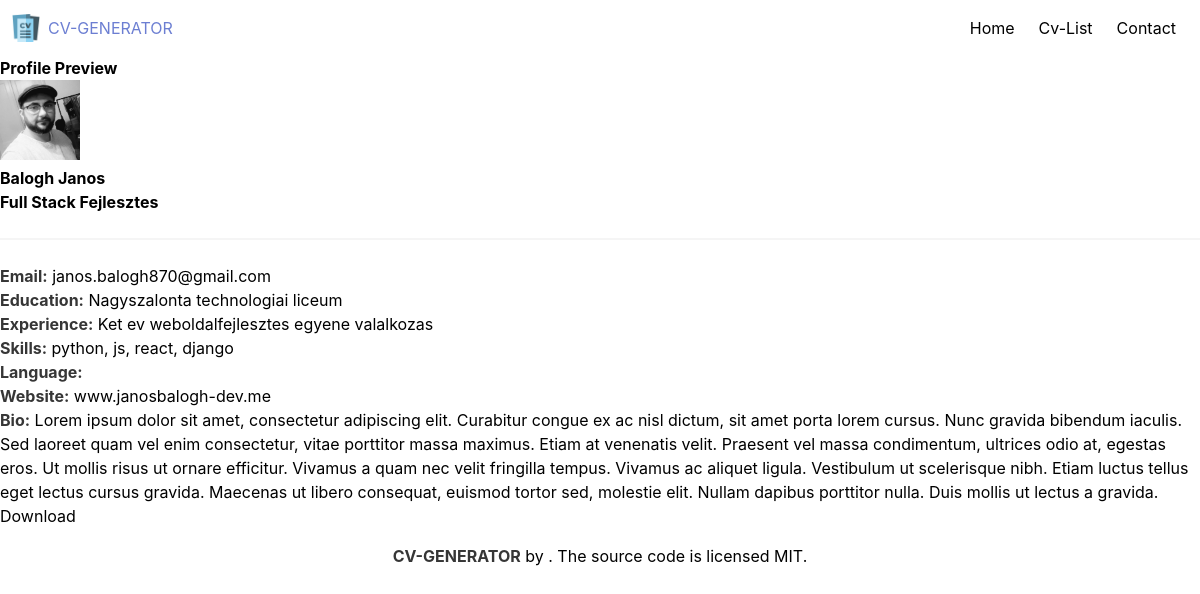
The app's page /cv/preview/22/ with its own data.
### cv_app/models.py (models this page shows, shortened)
class UserProfile(models.Model):
    objects = None
    full_name = models.CharField(max_length=255)
    email = models.EmailField()
    bio = models.TextField()
    profile_picture = models.ImageField(upload_to='media/profile_pictures/')
    profession = models.CharField(max_length=200, blank=True)
    education = models.CharField(max_length=200, default='No education')
    experience = models.CharField(max_length=200, default='No experience')
    skills = models.CharField(max_length=200, default='')
    languages = models.CharField(max_length=200, default='')
    website = models.CharField(max_length=200, default='')

### cv_app/views.py (the view)
# urls.py: path('preview/<int:user_id>/', preview, name='preview'),
def preview(request, user_id):
    user_profile = UserProfile.objects.get(id=user_id)
    return render(request, 'cv_app/preview.html', {'user_profile': user_profile})

### cv_app/templates/cv_app/preview.html
{% extends 'cv_app/base.html' %}
{% load static %}
{% block content %}
{% include 'cv_app/navbar.html' %}
<div class="preview">
    <h2>Profile Preview</h2>
    <div>
        <figure>
            <img alt="Profile Picture" src="{{ user_profile.profile_picture.url }}" width="80">
        </figure>
        <div>
            <h1>{{ user_profile.full_name }}</h1>
            <h3>{{ user_profile.profession }}</h3>
        </div>
    </div>
    <hr>
    <div>
        <p><strong>Email:</strong> {{ user_profile.email }}</p>
        <p><strong>Education:</strong> {{ user_profile.education }}</p>
        <p><strong>Experience:</strong> {{ user_profile.experience }}</p>
        <p><strong>Skills:</strong> {{ user_profile.skills }}</p>
        <p><strong>Language:</strong> {{ user_profile.language }}</p>
        <p><strong>Website:</strong> {{ user_profile.website }}</p>
        <p><strong>Bio:</strong> {{ user_profile.bio }}</p>
        <a href="{% url 'convert_to_pdf' user_id=user_profile.id  %}" target="_blank">Download</a>
    </div>
</div>
{% include 'cv_app/footer.html' %}
{% endblock %}

### cv_app/static/css/styles.css (style rules this page uses)
body { background: #fff; color: #000; overflow: auto; }
h1, h2, h3, h4, h5 { font-weight: bold; }
a { text-decoration: none; color: #000; }

### records on screen
UserProfile: profile_picture (picture), full_name "Balogh Janos", profession "Full Stack Fejlesztes", email "janos.balogh870@gmail.com", education "Nagyszalonta technologiai liceum", experience "Ket ev weboldalfejlesztes egyene valalkozas", skills "python, js, react, django", website "www.janosbalogh-dev.me", bio "Lorem ipsum dolor sit amet, consectetur adipiscing elit. Curabitur congue ex ac nisl dictum, sit amet porta lorem cursus. Nunc gravida bibendum iaculis. Sed laoreet quam vel enim consectetur, vitae porttitor massa maximus. Etiam at venenatis velit. Praesent vel massa condimentum, ultrices odio at, egestas eros. Ut mollis risus ut ornare efficitur. Vivamus a quam nec velit fringilla tempus. Vivamus ac aliquet ligula. Vestibulum ut scelerisque nibh. Etiam luctus tellus eget lectus cursus gravida. Maecenas ut libero consequat, euismod tortor sed, molestie elit. Nullam dapibus porttitor nulla. Duis mollis ut lectus a gravida."
